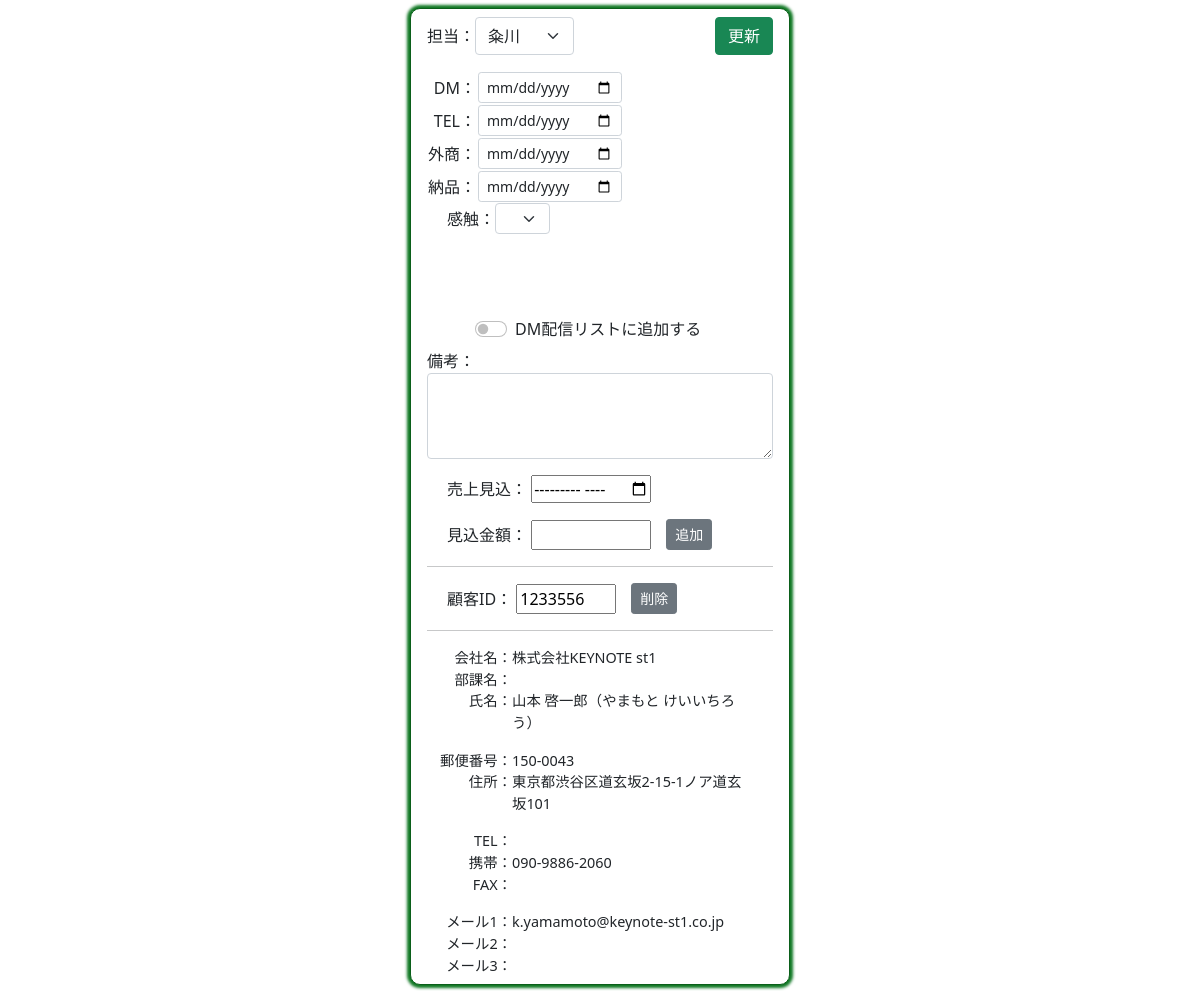
Page /right/1569/ on the earlier database version.
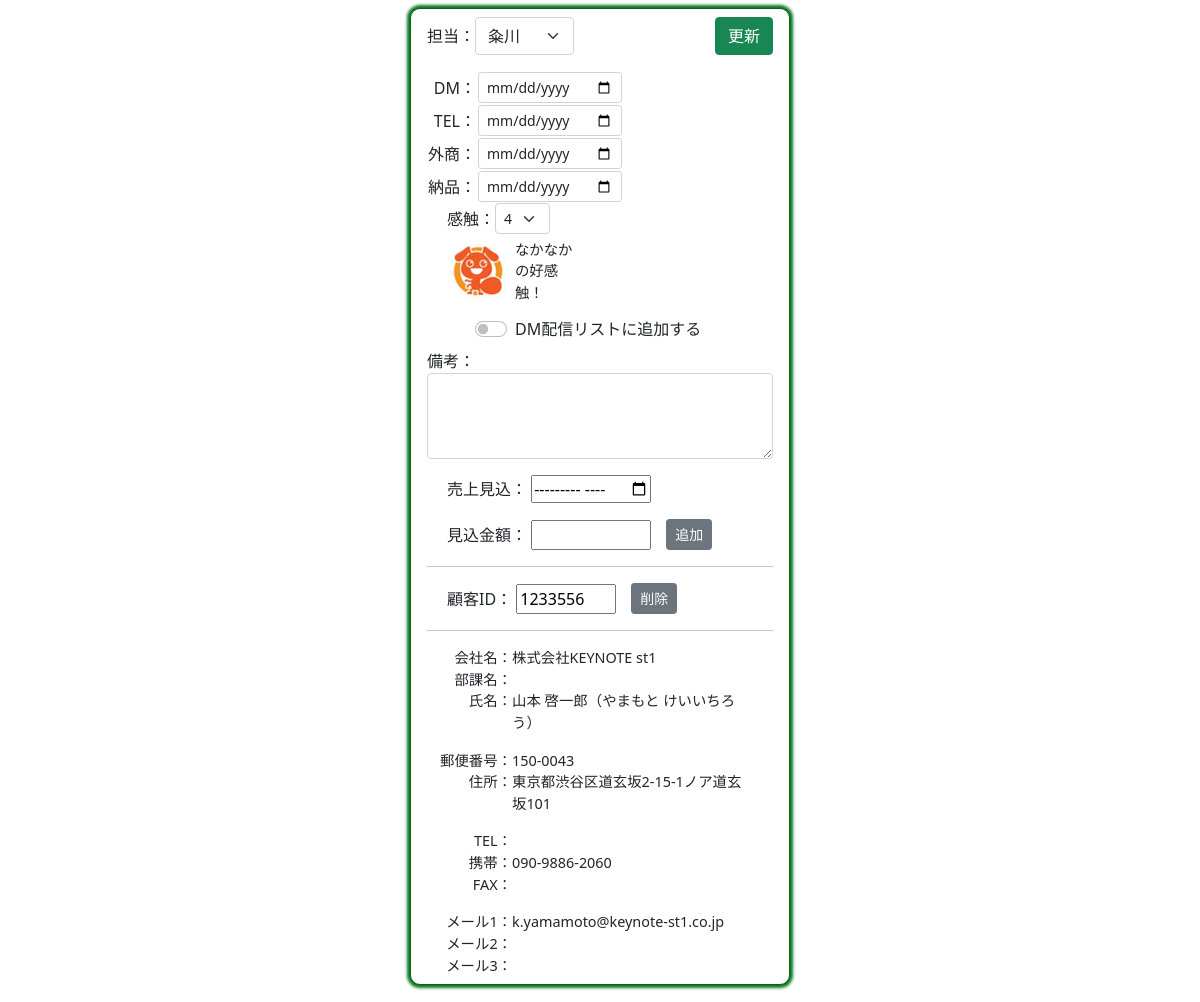
Same page on the later database version.
### houjin/models.py (models this page shows, shortened)
class Customer(models.Model):
    cus_id=models.CharField("顧客ID",max_length=10,null=True,blank=True)
    sei=models.CharField("姓",max_length=10,null=True,blank=True)
    mei=models.CharField("名",max_length=10,null=True,blank=True)
    sei_kana=models.CharField("姓かな",max_length=10,null=True,blank=True)
    mei_kana=models.CharField("名かな",max_length=10,null=True,blank=True)
    mail1=models.EmailField("メール1",null=True,blank=True)
    mail2=models.EmailField("メール2",null=True,blank=True)
    mail3=models.EmailField("メール3",null=True,blank=True)
    yubin=models.CharField("郵便番号",max_length=10,null=True,blank=True)
    adress=models.CharField("住所",max_length=100,null=True,blank=True)
    pref=models.CharField("都道府県",max_length=10,null=True,blank=True)
    city=models.CharField("市区町村",max_length=50,null=True,blank=True)
    banchi=models.CharField("番地",max_length=50,null=True,blank=True)
    build=models.CharField("建物",max_length=50,null=True,blank=True)
    com=models.CharField("会社",max_length=50,null=True,blank=True)
    busho=models.CharField("部署",max_length=50,null=True,blank=True)
    tel=models.CharField("電話",max_length=20,null=True,blank=True)
    mob=models.CharField("携帯",max_length=20,null=True,blank=True)
    fax=models.CharField("FAX",max_length=20,null=True,blank=True)
    toroku=models.CharField("登録日",max_length=10,null=True,blank=True)
    kensu=models.IntegerField("件数",null=True,blank=True)
    money=models.IntegerField("金額",null=True,blank=True)
    tantou=models.IntegerField("担当",default=0)
    dm_day=models.CharField("DM",max_length=10,null=True,blank=True)
    tel_day=models.CharField("TEL",max_length=10,null=True,blank=True)
    gaisho_day=models.CharField("外商",max_length=10,null=True,blank=True)
    nohin_day=models.CharField("納品",max_length=10,null=True,blank=True)
    dm_check=models.BooleanField("DMリスト",default=False)
    bikou=models.TextField("備考",null=True,blank=True)
    kanshoku=models.IntegerField("感触",default=0)

### houjin/views.py (the view)
# urls.py: path('right/<int:pk>/', right1, name="right1"),
def right1(request,pk):
    if request.method=="POST":
        ins=Customer.objects.get(pk=pk)
        form=Right_form(request.POST,instance=ins)
        form.save()
        return redirect("houjin:left")
    else:
        ins=Customer.objects.get(pk=pk)
        cus=Customer.objects.filter(pk=pk)
        form=Right_form(instance=ins)
        sell=Sell.objects.filter(sell_cus_id = ins.cus_id).order_by("sell_mon")
        return render(request,"houjin/right.html",{"form":form,"cus":cus,"sell":sell})

### houjin/templates/houjin/right.html (shortened to what this page needs)
{% load humanize %}
{% load static %}
<!DOCTYPE html>
<html lang="ja">
<head>
    <link href="https://cdn.jsdelivr.net/npm/bootstrap@5.0.2/dist/css/bootstrap.min.css" rel="stylesheet">
</head>
<body>
    <div class="main mb-4">
        <div>
            <form action="" method="post" target="ifr1">{% csrf_token %}
                <div class="class1">
                    <div class="class1" style="width: 50%;" align="left">
                        <div>担当：</div>
                        <div>{{form.tantou}}</div>
                    </div>
                    <div style="width: 50%;" align="right" >
                        <button type="submit" class="btn btn-success">更新</button>
                    </div>
                </div>
                <div class="data mt-3">
                    <div>
                        <table>
                            <tr>
                                <td style="text-align: right;">DM：</td>
                                <td>{{form.dm_day}}</td>
                            </tr>
                            <tr>
                                <td style="text-align: right;">TEL：</td>
                                <td>{{form.tel_day}}</td>
                            </tr>
                            <tr>
                                <td>外商：</td>
                                <td>{{form.gaisho_day}}</td>
                            </tr>
                            <tr>
                                <td>納品：</td>
                                <td>{{form.nohin_day}}</td>
                            </tr>
                        </table>
                    </div>
                    <div style="margin-left: 20px;">
                        <div class="class1">
                            <div>感触：</div>
                            <div>{{form.kanshoku}}</div>
                        </div>
                        <div class="kanshoku_detail class1" id="kanshoku_detail" style="font-size: 90%; padding: 0.2em;">
                            {% for i in cus %}
                                {% if  i.kanshoku == 1 %}
                                    <div><img src="{% static '1.jpg' %}"></div>
                                    <div style="margin-left: 10px;">ダメや。。</div>
                                {% elif i.kanshoku == 2 %}
                                    <div><img src="{% static '2.jpg' %}"></div>
                                    <div style="margin-left: 10px;">期待はかなり薄いね</div>
                                {% elif i.kanshoku == 3 %}
                                    <div><img src="{% static '3.jpg' %}"></div>
                                    <div style="margin-left: 10px;">可もなく<br>不可もなく</div>
                                {% elif i.kanshoku == 4 %}
                                    <div><img src="{% static '4.jpg' %}"></div>
                                    <div style="margin-left: 10px;"> なかなかの好感触！</div>
                                {% elif i.kanshoku == 5 %}
                                    <div><img src="{% static '5.jpg' %}"></div>
                                    <div style="margin-left: 10px;"> 超いい感じ！</div>
                                {% endif %}
                            {% endfor %}
                        </div>
                    </div>
                </div>
                <div class="form-check form-switch mt-3" style="margin-left: 3em;">
                    {{form.dm_check}}
                    <label class="form-check-label" for="dm_send">DM配信リストに追加する</label>
                </div>
                <div class="mt-2" >
                    <div>備考：</div>
                    <div>{{form.bikou}}</div>
                </div>
            </form>
        </div>
        {% for i in cus %}
        <form action="{% url 'houjin:sell' %}" method="post">{% csrf_token %}
            <div class="class1 mt-3">
                <div style="margin-left: 20px;">
                    <label for="sell_mon">売上見込：</label>
                    <input type="month" name="sell_mon" id="sell_mon" style="width: 120px;">
                </div>
            </div>
            <div class="class1 mt-3">
                <div style="margin-left: 20px;">
                    <label for="sell_money">見込金額：</label>
                    <input type="number" name="sell_money" id="sell_money" style="width: 120px;">
                </div>
                <div style="margin-left: 15px;">
                    <button type="submit" class="btn btn-secondary btn-sm">追加</button>
                </div>
            </div>
        </form>
        <hr>
        <form action="{% url 'houjin:delete' %}" method="post" target="_top">{% csrf_token %}
            <div class="class1 mt-3">
                <div style="margin-left: 20px;">
                    <label for="cus_id">顧客ID：</label>
                    <input type="text" name="cus_id" id="cus_id" value="{{i.cus_id}}" style="width: 100px;" readonly>
                </div>
                <div style="margin-left: 15px;">
                    <button type="submit" class="btn btn-secondary btn-sm" onclick="return confirm('本当に削除しますか？')">削除</button>
                </div>
            </div>
        </form>
        <hr>
        <div style="font-size: 0.9em;">
            <div class="data">
                <div class="name">会社名：</div>
                {% if i.com %}
                    <div class="data-code">{{i.com}}</div>
                {% endif %}
            </div>
            <div class="data">
                <div class="name">部課名：</div>
                {% if i.com %}
                <div class="data-code">{{i.busho}}</div>
                {% endif %}
            </div>
            <div class="data">
                <div class="name">氏名：</div>
                {% if i.com %}
                <div class="data-code">{{i.sei}} {{i.mei}}（{{i.sei_kana}} {{i.mei_kana}}）</div>
                {% endif %}
            </div>
            <div class="data mt-3">
                <div class="name">郵便番号：</div>
                {% if i.com %}
                    <div class="data-code">{{i.yubin}}</div>
                {% endif %}
            </div>
            <div class="data">
                <div class="name">住所：</div>
                {% if i.com %}
                    <div class="data-code">{{i.pref}}{{i.city}}{{i.banchi}}{{i.build}}</div>
                {% endif %}
            </div>
            <div class="data mt-3">
                <div class="name">TEL：</div>
                {% if i.com %}
                    <div class="data-code">{{i.tel}}</div>
                {% endif %}
            </div>
            <div class="data">
                <div class="name">携帯：</div>
                {% if i.com %}
                    <div class="data-code">{{i.mob}}</div>
                {% endif %}
            </div>
            <div class="data">
                <div class="name">FAX：</div>
                {% if i.com %}
                    <div class="data-code">{{i.fax}}</div>
                {% endif %}
            </div>
            <div class="data mt-3">
                <div class="name">メール1：</div>
                {% if i.com %}
                    <div class="data-code">{{i.mail1}}</div>
                {% endif %}
            </div>
            <div class="data">
                <div class="name">メール2：</div>
                {% if i.com %}
                    <div class="data-code">{{i.mail2}}</div>
                {% endif %}
            </div>
            <div class="data">
                <div class="name">メール3：</div>
                {% if i.com %}
                    <div class="data-code">{{i.mail3}}</div>
                {% endif %}
            </div>
        {% endfor %}
        </div>
    </div>
</body>
</html>

### houjin/templates/houjin/right.html (style rules this page uses)
.class1 { display: flex; flex-direction: row; align-items: center; }
.main { padding: 0.5em 1em; margin: 0 auto; margin-top: 0.5em; background: #FFF; border: solid 1px #0b5f1a; border-radius: 10px; box-shadow: 0 1px 1px rgba(0, 0, 0, 0.22); width: 380px; box-shadow: 0 0 3px 3px #0e7722; }
.data { display: flex; flex-wrap: wrap; }
.name { width: 85px; text-align: right; }
.data-code { width: calc(340px - 100px); }
.kanshoku_detail { margin-top: 0.5em; width: 135px; height: 60px; }

Differences in the rows shown:
changed Customer "株式会社KEYNOTE st1": kanshoku (not shown) → "4"
